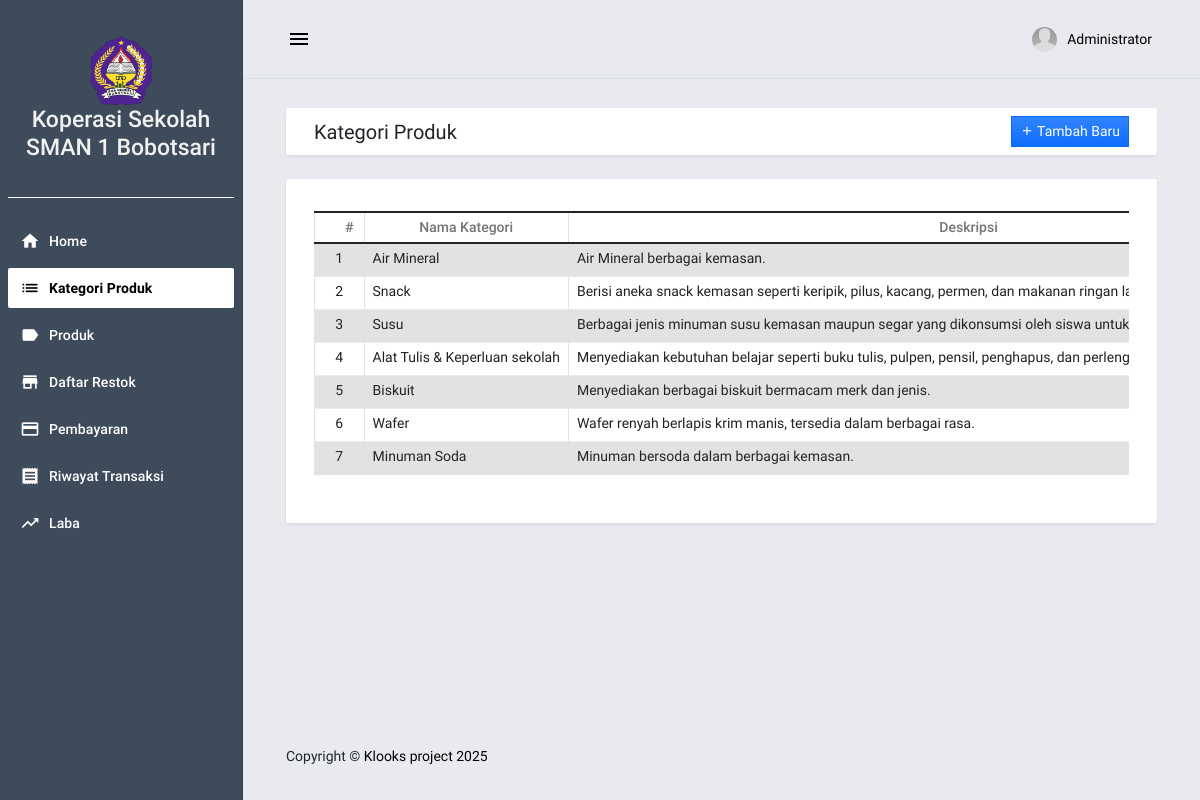
The app's page /category (signed in) with its own data.
### posApp/models.py (models this page shows, shortened)
class Category(models.Model):
    name = models.TextField()
    description = models.TextField()
    date_added = models.DateTimeField(default=timezone.now)
    date_updated = models.DateTimeField(auto_now=True)

### posApp/views.py (the view)
# urls.py: path('category', views.category, name="category-page"),
@login_required
def category(request):
    category_list = Category.objects.all()
    context = {
        'page_title':'Category List',
        'category':category_list,
    }
    return render(request, 'posApp/category.html',context)

### posApp/templates/posApp/category.html (shortened to what this page needs)
{% extends "posApp/base.html" %} {% block pageContent %}
<div class="mdc-layout-grid__cell stretch-card mdc-layout-grid__cell--span-12">
    <div class="mdc-card py-2">
        <div class="d-flex justify-content-between align-items-center">
            <h4 class="card-title mb-0">Kategori Produk</h4>
            <div class="text-start">
                <button class="btn btn-primary bg-gradient btn-sm rounded-0" id="create_new"><i class="mdi mdi-plus"></i><span> Tambah Baru</span></button>
            </div>
        </div>
    </div>
</div>
<div class="mdc-layout-grid__cell stretch-card mdc-layout-grid__cell--span-12">
    <div class="mdc-card">
        <div class="table-responsive">
            <table class="table table-striped table-bordered">
                <colgroup>
                    <col width="5%">
                    <col width="25%">
                    <col width="40%">
                    <col width="20%">
                </colgroup>
                <thead>
                    <tr>
                        <th class="text-center py-1">#</th>
                        <th class="text-center py-1">Nama Kategori</th>
                        <th class="text-center py-1">Deskripsi</th>
                    </tr>
                </thead>
                <tbody>
                    {% for cat in category %}
                    <tr>
                        <td class="px-2 py-1 text-center">{{ forloop.counter }}</td>
                        <td class="px-2 py-1 text-start">{{ cat.name }}</td>
                        <td class="px-2 py-1 text-start">{{ cat.description }}</td>
                    </tr>
                    {% endfor %}
                </tbody>
            </table>
        </div>
    </div>
</div>
{% endblock pageContent %}

### posApp/templates/posApp/topNavigation.html (shortened to what this page needs)
{% load static %}
<header class="mdc-top-app-bar border-bottom shadow">
    <div class="mdc-top-app-bar__row">
        <div class="mdc-top-app-bar__section mdc-top-app-bar__section--align-start">
            <button class="material-icons mdc-top-app-bar__navigation-icon mdc-icon-button sidebar-toggler">menu</button>
        </div>
        <div class="mdc-top-app-bar__section mdc-top-app-bar__section--align-end mdc-top-app-bar__section-right">
            <div class="menu-button-container menu-profile d-none d-md-block">
                <button class="mdc-button mdc-menu-button">
                    <span class="d-flex align-items-center">
                    <span class="figure">
                        <img src="{% static 'posApp/assets/material-admin/images/faces/ava.jpg' %}" alt="user" class="user">
                    </span>
                    <span class="user-name">{{ user.first_name }}</span>
                    </span>
                </button>
            </div>
        </div>
    </div>
</header>

### static/posAPP/assets/default/css/style.css (style rules this page uses)
html, body { height: 100%; width: 100%; }

### records on screen
Category: name "Air Mineral", description "Air Mineral berbagai kemasan."
Category: name "Snack", description "Berisi aneka snack kemasan seperti keripik, pilus, kacang, permen, dan makanan ringan…"
Category: name "Susu", description "Berbagai jenis minuman susu kemasan maupun segar yang dikonsumsi oleh siswa untuk…"
Category: name "Alat Tulis & Keperluan sekolah", description "Menyediakan kebutuhan belajar seperti buku tulis, pulpen, pensil, penghapus, dan…"
Category: name "Biskuit", description "Menyediakan berbagai biskuit bermacam merk dan jenis."
Category: name "Wafer", description "Wafer renyah berlapis krim manis, tersedia dalam berbagai rasa."
Category: name "Minuman Soda", description "Minuman bersoda dalam berbagai kemasan."

### other values on screen
{{ user.first_name }} "Administrator"
